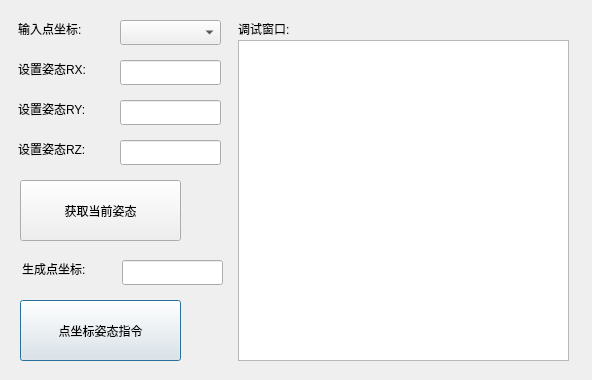
<?xml version="1.0" encoding="UTF-8"?>
<ui version="4.0">
 <class>keysetposeDlg</class>
 <widget class="QDialog" name="keysetposeDlg">
  <property name="geometry">
   <rect>
    <x>0</x>
    <y>0</y>
    <width>592</width>
    <height>380</height>
   </rect>
  </property>
  <property name="windowTitle">
   <string>Dialog</string>
  </property>
  <widget class="QLineEdit" name="setposeRZEdit">
   <property name="geometry">
    <rect>
     <x>120</x>
     <y>140</y>
     <width>101</width>
     <height>25</height>
    </rect>
   </property>
  </widget>
  <widget class="QLabel" name="label">
   <property name="geometry">
    <rect>
     <x>238</x>
     <y>20</y>
     <width>67</width>
     <height>17</height>
    </rect>
   </property>
   <property name="text">
    <string>调试窗口:</string>
   </property>
  </widget>
  <widget class="QLabel" name="label_2">
   <property name="geometry">
    <rect>
     <x>18</x>
     <y>20</y>
     <width>81</width>
     <height>17</height>
    </rect>
   </property>
   <property name="text">
    <string>输入点坐标:</string>
   </property>
  </widget>
  <widget class="QPushButton" name="setposeBtn">
   <property name="geometry">
    <rect>
     <x>20</x>
     <y>300</y>
     <width>161</width>
     <height>61</height>
    </rect>
   </property>
   <property name="text">
    <string>点坐标姿态指令</string>
   </property>
  </widget>
  <widget class="QLineEdit" name="setposeRXEdit">
   <property name="geometry">
    <rect>
     <x>120</x>
     <y>60</y>
     <width>101</width>
     <height>25</height>
    </rect>
   </property>
  </widget>
  <widget class="QTextBrowser" name="record">
   <property name="geometry">
    <rect>
     <x>238</x>
     <y>40</y>
     <width>331</width>
     <height>321</height>
    </rect>
   </property>
  </widget>
  <widget class="QLineEdit" name="setposeRYEdit">
   <property name="geometry">
    <rect>
     <x>120</x>
     <y>100</y>
     <width>101</width>
     <height>25</height>
    </rect>
   </property>
  </widget>
  <widget class="QLabel" name="label_5">
   <property name="geometry">
    <rect>
     <x>18</x>
     <y>100</y>
     <width>91</width>
     <height>17</height>
    </rect>
   </property>
   <property name="text">
    <string>设置姿态RY:</string>
   </property>
  </widget>
  <widget class="QLabel" name="label_4">
   <property name="geometry">
    <rect>
     <x>18</x>
     <y>60</y>
     <width>91</width>
     <height>17</height>
    </rect>
   </property>
   <property name="text">
    <string>设置姿态RX:</string>
   </property>
  </widget>
  <widget class="QLabel" name="label_6">
   <property name="geometry">
    <rect>
     <x>18</x>
     <y>140</y>
     <width>91</width>
     <height>17</height>
    </rect>
   </property>
   <property name="text">
    <string>设置姿态RZ:</string>
   </property>
  </widget>
  <widget class="QLabel" name="label_3">
   <property name="geometry">
    <rect>
     <x>22</x>
     <y>260</y>
     <width>91</width>
     <height>17</height>
    </rect>
   </property>
   <property name="text">
    <string>生成点坐标:</string>
   </property>
  </widget>
  <widget class="QLineEdit" name="setposenameEdit">
   <property name="geometry">
    <rect>
     <x>122</x>
     <y>260</y>
     <width>101</width>
     <height>25</height>
    </rect>
   </property>
  </widget>
  <widget class="QComboBox" name="setposecomboBox">
   <property name="geometry">
    <rect>
     <x>120</x>
     <y>20</y>
     <width>101</width>
     <height>25</height>
    </rect>
   </property>
  </widget>
  <widget class="QPushButton" name="getposeBtn">
   <property name="geometry">
    <rect>
     <x>20</x>
     <y>180</y>
     <width>161</width>
     <height>61</height>
    </rect>
   </property>
   <property name="text">
    <string>获取当前姿态</string>
   </property>
  </widget>
 </widget>
 <resources/>
 <connections/>
</ui>
